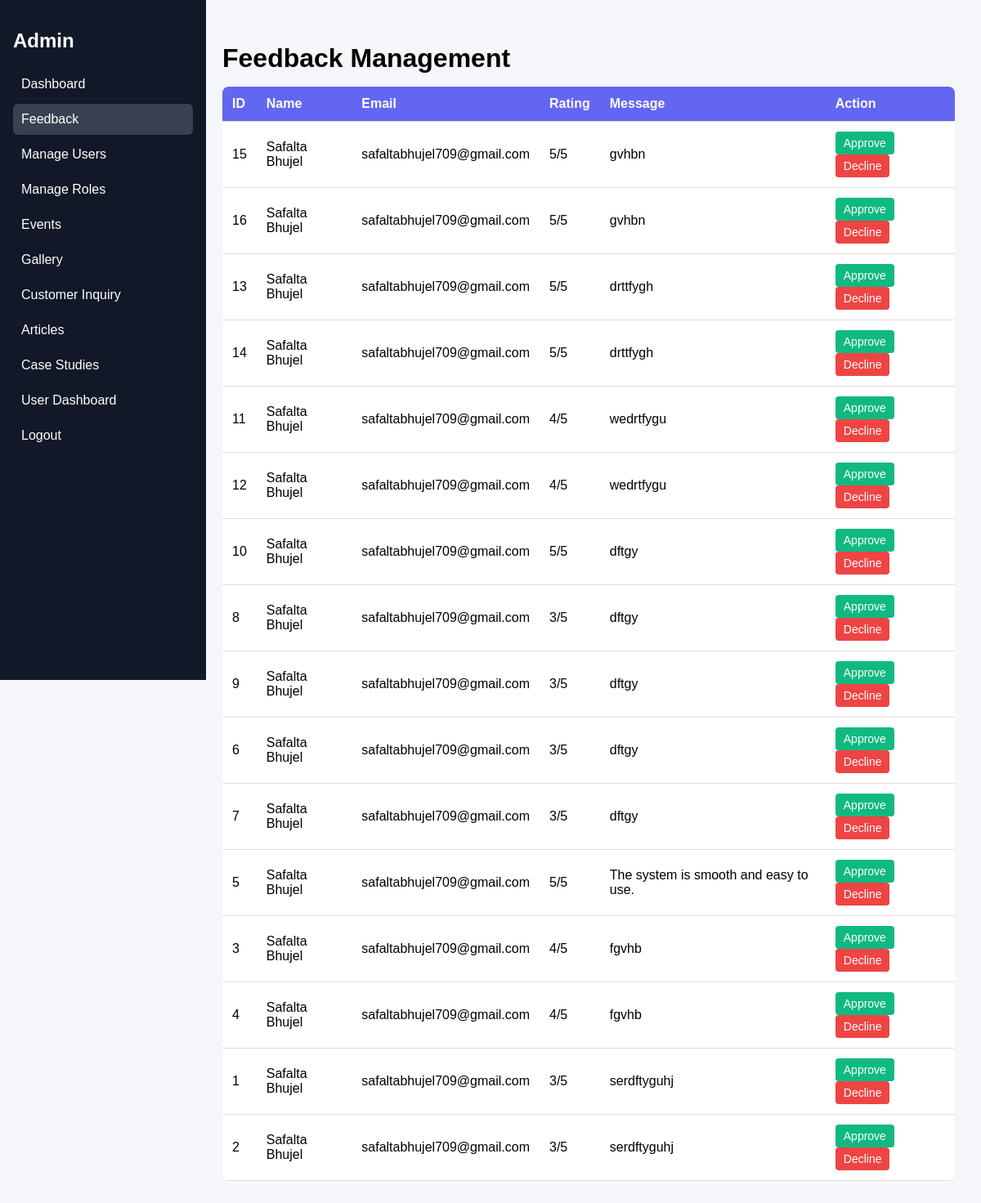
Page /admin/feedback on the committed database.
### tables this page shows
CREATE TABLE feedback_messages (
    id INTEGER PRIMARY KEY AUTOINCREMENT,
    name TEXT NOT NULL,
    email TEXT NOT NULL,
    rating INTEGER NOT NULL CHECK(rating BETWEEN 1 AND 5),
    message TEXT NOT NULL,
    created_at TIMESTAMP DEFAULT CURRENT_TIMESTAMP
);

### app.py (the view)
@app.route('/admin/feedback')
def admin_feedback_page():
    with get_db() as db:
        feedbacks = db.execute("SELECT * FROM feedback_messages ORDER BY created_at DESC").fetchall()
    return render_template('admin_feedback.html', feedbacks=feedbacks)

### app.py (called while the page is built)
def get_db():
    conn = sqlite3.connect(DB_FILE)
    conn.row_factory = sqlite3.Row
    return conn

@app.context_processor
def inject_permissions():
    role_permissions = {
        'admin': ['manage_users', 'edit_posts', 'delete_posts', 'change_roles', 'enable_disable_users'],
        'moderator': ['edit_posts'],
        'user': []
    }
    user_role = session.get('role', 'user')
    return dict(role_permissions=role_permissions, user_role=user_role)

### templates/admin_feedback.html (shortened to what this page needs)
<!DOCTYPE html>
<html lang="en">
<head>
  <link rel="stylesheet" href="https://cdnjs.cloudflare.com/ajax/libs/font-awesome/6.5.0/css/all.min.css">
</head>
<body>
<div class="sidebar">
  <h2>Admin</h2>
  <a href="{{ url_for('admin_dashboard') }}">Dashboard</a>
  <a href="{{ url_for('admin_feedback_page') }}" style="background:#374151;">Feedback</a>
  <a href="#">Manage Users</a>
  <a href="#">Manage Roles</a>
  <a href="#">Events</a>
  <a href="#">Gallery</a>
  <a href="#">Customer Inquiry</a>
  <a href="#">Articles</a>
  <a href="#">Case Studies</a>
  <a href="#">User Dashboard</a>
  <a href="#">Logout</a>
</div>
<div class="main">
  <h1>Feedback Management</h1>
  <table>
    <thead>
      <tr>
        <th>ID</th><th>Name</th><th>Email</th><th>Rating</th><th>Message</th><th>Action</th>
      </tr>
    </thead>
    <tbody>
      {% for fb in feedbacks %}
      <tr>
        <td>{{ fb['id'] }}</td>
        <td>{{ fb['name'] }}</td>
        <td>{{ fb['email'] }}</td>
        <td>{{ fb['rating'] }}/5</td>
        <td>{{ fb['message'] }}</td>
        <td>
          <form action="{{ url_for('approve_feedback', feedback_id=fb['id']) }}" method="POST">
            <button type="submit" class="btn approve">Approve</button>
          </form>
          <form action="{{ url_for('decline_feedback', feedback_id=fb['id']) }}" method="POST">
            <button type="submit" class="btn decline">Decline</button>
          </form>
        </td>
      </tr>
      {% endfor %}
    </tbody>
  </table>
</div>
</body>
</html>

### templates/admin_feedback.html (style rules this page uses)
body { margin:0; font-family:Arial, sans-serif; background:#f4f6f9; }
.sidebar { width:220px; height:100vh; background:#111827; color:#fff; position:fixed; padding:1rem; }
.sidebar a { display:block; color:#fff; padding:10px; text-decoration:none; margin:5px 0; border-radius:6px; }
.main { margin-left:240px; padding:2rem; }
h1 { margin-bottom:1rem; }
table { width:100%; border-collapse:collapse; background:#fff; border-radius:8px; overflow:hidden; }
th, td { padding:12px; border-bottom:1px solid #ddd; text-align:left; }
th { background:#6366f1; color:#fff; }
.btn { padding:6px 10px; border:none; border-radius:4px; font-size:14px; cursor:pointer; text-decoration:none; }
.approve { background:#10b981; color:#fff; }
.decline { background:#ef4444; color:#fff; }
form { display:inline; margin:0; }

### rows in the picture
feedback_messages: id "15", name "Safalta Bhujel", email "safaltabhujel709@gmail.com", rating "5", message "gvhbn"
feedback_messages: id "16", name "Safalta Bhujel", email "safaltabhujel709@gmail.com", rating "5", message "gvhbn"
feedback_messages: id "13", name "Safalta Bhujel", email "safaltabhujel709@gmail.com", rating "5", message "drttfygh"
feedback_messages: id "14", name "Safalta Bhujel", email "safaltabhujel709@gmail.com", rating "5", message "drttfygh"
feedback_messages: id "11", name "Safalta Bhujel", email "safaltabhujel709@gmail.com", rating "4", message "wedrtfygu"
feedback_messages: id "12", name "Safalta Bhujel", email "safaltabhujel709@gmail.com", rating "4", message "wedrtfygu"
feedback_messages: id "10", name "Safalta Bhujel", email "safaltabhujel709@gmail.com", rating "5", message "dftgy"
feedback_messages: id "8", name "Safalta Bhujel", email "safaltabhujel709@gmail.com", rating "3", message "dftgy"
feedback_messages: id "9", name "Safalta Bhujel", email "safaltabhujel709@gmail.com", rating "3", message "dftgy"
feedback_messages: id "6", name "Safalta Bhujel", email "safaltabhujel709@gmail.com", rating "3", message "dftgy"
feedback_messages: id "7", name "Safalta Bhujel", email "safaltabhujel709@gmail.com", rating "3", message "dftgy"
feedback_messages: id "5", name "Safalta Bhujel", email "safaltabhujel709@gmail.com", rating "5", message "The system is smooth and easy to use."
feedback_messages: id "3", name "Safalta Bhujel", email "safaltabhujel709@gmail.com", rating "4", message "fgvhb"
feedback_messages: id "4", name "Safalta Bhujel", email "safaltabhujel709@gmail.com", rating "4", message "fgvhb"
feedback_messages: id "1", name "Safalta Bhujel", email "safaltabhujel709@gmail.com", rating "3", message "serdftyguhj"
feedback_messages: id "2", name "Safalta Bhujel", email "safaltabhujel709@gmail.com", rating "3", message "serdftyguhj"
